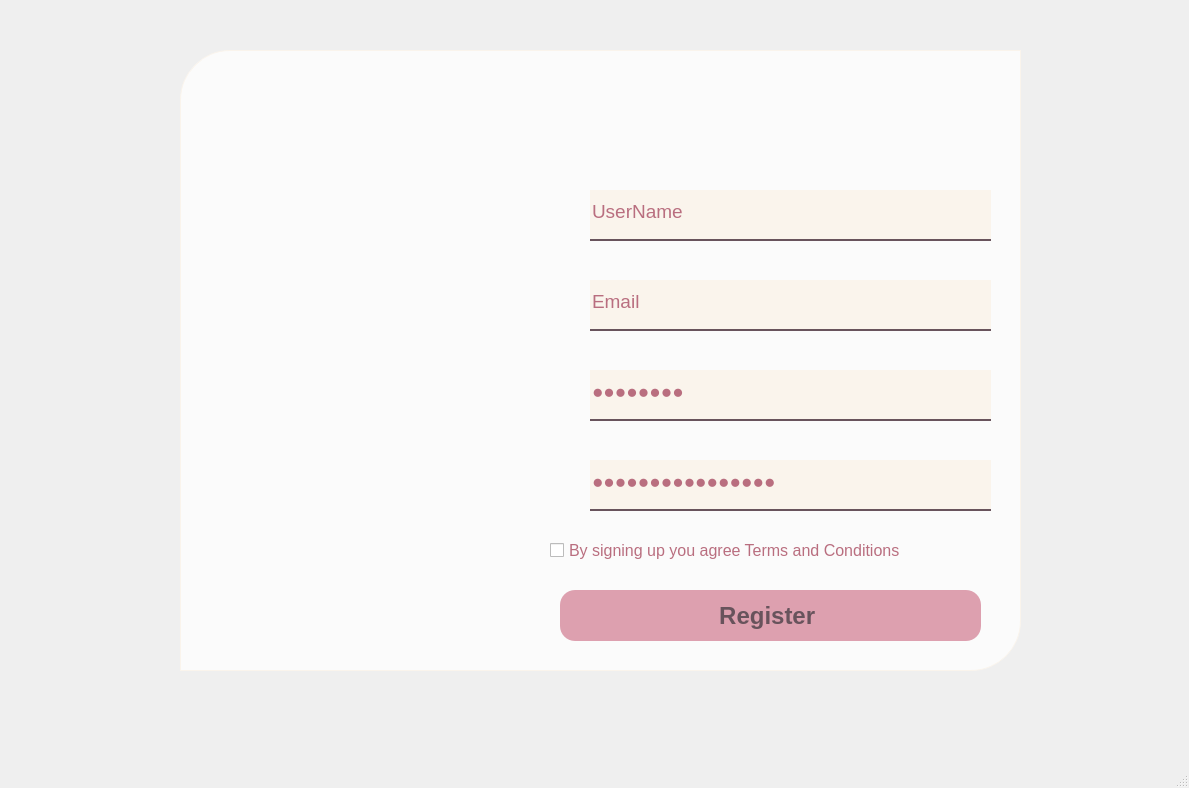
<?xml version="1.0" encoding="UTF-8"?>
<ui version="4.0">
 <class>Register</class>
 <widget class="QMainWindow" name="Register">
  <property name="geometry">
   <rect>
    <x>0</x>
    <y>0</y>
    <width>1189</width>
    <height>788</height>
   </rect>
  </property>
  <property name="maximumSize">
   <size>
    <width>1189</width>
    <height>788</height>
   </size>
  </property>
  <property name="windowTitle">
   <string>MainWindow</string>
  </property>
  <widget class="QWidget" name="centralwidget">
   <widget class="QLabel" name="label">
    <property name="geometry">
     <rect>
      <x>0</x>
      <y>-10</y>
      <width>1191</width>
      <height>751</height>
     </rect>
    </property>
    <property name="autoFillBackground">
     <bool>false</bool>
    </property>
    <property name="styleSheet">
     <string notr="true"/>
    </property>
    <property name="text">
     <string/>
    </property>
    <property name="pixmap">
     <pixmap>../images/Background.jpg</pixmap>
    </property>
    <property name="scaledContents">
     <bool>true</bool>
    </property>
   </widget>
   <widget class="QLabel" name="label_2">
    <property name="geometry">
     <rect>
      <x>180</x>
      <y>50</y>
      <width>351</width>
      <height>621</height>
     </rect>
    </property>
    <property name="autoFillBackground">
     <bool>false</bool>
    </property>
    <property name="styleSheet">
     <string notr="true"> border-top-left-radius: 50px;     
    border-top-right-radius: 0px;    
    border-bottom-left-radius: 0px;    
    border-bottom-right-radius: 0px;  

  </string>
    </property>
    <property name="text">
     <string/>
    </property>
    <property name="textFormat">
     <enum>Qt::PlainText</enum>
    </property>
    <property name="pixmap">
     <pixmap>../images/bgLogo.png</pixmap>
    </property>
    <property name="scaledContents">
     <bool>true</bool>
    </property>
    <property name="alignment">
     <set>Qt::AlignLeading|Qt::AlignLeft|Qt::AlignVCenter</set>
    </property>
    <property name="wordWrap">
     <bool>false</bool>
    </property>
   </widget>
   <widget class="QLabel" name="label_4">
    <property name="geometry">
     <rect>
      <x>180</x>
      <y>50</y>
      <width>841</width>
      <height>621</height>
     </rect>
    </property>
    <property name="styleSheet">
     <string notr="true">background-color: rgba(255, 255, 255, 192);
 
    padding: 10px;
 border: 1px solid #faf4ec; 
border-top-left-radius: 50px;
border-top-right-radius: 0px;      /* góc trên phải */
    border-bottom-left-radius: 0px;    /* góc dưới trái */
    border-bottom-right-radius: 50px;  /* góc dưới phải */</string>
    </property>
    <property name="text">
     <string/>
    </property>
   </widget>
   <widget class="QLineEdit" name="lineEditUserName">
    <property name="geometry">
     <rect>
      <x>590</x>
      <y>190</y>
      <width>401</width>
      <height>51</height>
     </rect>
    </property>
    <property name="font">
     <font>
      <pointsize>14</pointsize>
     </font>
    </property>
    <property name="styleSheet">
     <string notr="true">background-color: rgb(250, 244, 236);
    border: none;                                   /* Xóa viền mặc định */
    border-bottom:  2px solid rgba(104, 83, 92);
                         /* Màu chữ đen */
color: rgb(185, 110, 127);
    padding-bottom: 7px;                            /* Tạo khoảng cách giữa chữ và gạch */
</string>
    </property>
    <property name="text">
     <string>UserName</string>
    </property>
   </widget>
   <widget class="QLineEdit" name="lineEditPass">
    <property name="geometry">
     <rect>
      <x>590</x>
      <y>370</y>
      <width>401</width>
      <height>51</height>
     </rect>
    </property>
    <property name="font">
     <font>
      <pointsize>14</pointsize>
     </font>
    </property>
    <property name="styleSheet">
     <string notr="true">background-color: rgb(250, 244, 236);
    border: none;                                   /* Xóa viền mặc định */
    border-bottom:  2px solid rgba(104, 83, 92);
                         /* Màu chữ đen */
color: rgb(185, 110, 127);
    padding-bottom: 7px;                            /* Tạo khoảng cách giữa chữ và gạch */
</string>
    </property>
    <property name="text">
     <string>Password</string>
    </property>
    <property name="echoMode">
     <enum>QLineEdit::Password</enum>
    </property>
   </widget>
   <widget class="QPushButton" name="pushButtonRegister">
    <property name="geometry">
     <rect>
      <x>560</x>
      <y>590</y>
      <width>421</width>
      <height>51</height>
     </rect>
    </property>
    <property name="baseSize">
     <size>
      <width>0</width>
      <height>0</height>
     </size>
    </property>
    <property name="font">
     <font>
      <family>MS Shell Dlg 2</family>
      <pointsize>18</pointsize>
      <weight>75</weight>
      <italic>false</italic>
      <bold>true</bold>
     </font>
    </property>
    <property name="styleSheet">
     <string notr="true">color: rgb(104, 83, 92);
background-color: rgb(221, 160, 175);
border-radius: 15px;
font: 18pt &quot;MS Shell Dlg 2&quot;;
font-weight: bold;</string>
    </property>
    <property name="text">
     <string>Register </string>
    </property>
    <property name="iconSize">
     <size>
      <width>40</width>
      <height>40</height>
     </size>
    </property>
   </widget>
   <widget class="QLineEdit" name="lineEditEmail">
    <property name="geometry">
     <rect>
      <x>590</x>
      <y>280</y>
      <width>401</width>
      <height>51</height>
     </rect>
    </property>
    <property name="font">
     <font>
      <pointsize>14</pointsize>
     </font>
    </property>
    <property name="styleSheet">
     <string notr="true">background-color: rgb(250, 244, 236);
    border: none;                                   /* Xóa viền mặc định */
    border-bottom:  2px solid rgba(104, 83, 92);
                         /* Màu chữ đen */
color: rgb(185, 110, 127);
    padding-bottom: 7px;                            /* Tạo khoảng cách giữa chữ và gạch */
</string>
    </property>
    <property name="text">
     <string>Email</string>
    </property>
   </widget>
   <widget class="QLineEdit" name="lineEditConfirmPass">
    <property name="geometry">
     <rect>
      <x>590</x>
      <y>460</y>
      <width>401</width>
      <height>51</height>
     </rect>
    </property>
    <property name="font">
     <font>
      <pointsize>14</pointsize>
     </font>
    </property>
    <property name="styleSheet">
     <string notr="true">background-color: rgb(250, 244, 236);
    border: none;                                   /* Xóa viền mặc định */
    border-bottom:  2px solid rgba(104, 83, 92);
                         /* Màu chữ đen */
color: rgb(185, 110, 127);
    padding-bottom: 7px;                            /* Tạo khoảng cách giữa chữ và gạch */
</string>
    </property>
    <property name="text">
     <string>Confirm Password</string>
    </property>
    <property name="echoMode">
     <enum>QLineEdit::Password</enum>
    </property>
   </widget>
   <widget class="QLabel" name="label_5">
    <property name="geometry">
     <rect>
      <x>540</x>
      <y>200</y>
      <width>41</width>
      <height>41</height>
     </rect>
    </property>
    <property name="text">
     <string/>
    </property>
    <property name="pixmap">
     <pixmap>../images/ic_username.png</pixmap>
    </property>
    <property name="scaledContents">
     <bool>true</bool>
    </property>
   </widget>
   <widget class="QLabel" name="label_6">
    <property name="geometry">
     <rect>
      <x>540</x>
      <y>290</y>
      <width>41</width>
      <height>41</height>
     </rect>
    </property>
    <property name="text">
     <string/>
    </property>
    <property name="pixmap">
     <pixmap>../images/ic_email.png</pixmap>
    </property>
    <property name="scaledContents">
     <bool>true</bool>
    </property>
   </widget>
   <widget class="QLabel" name="labelPassword">
    <property name="geometry">
     <rect>
      <x>540</x>
      <y>370</y>
      <width>41</width>
      <height>51</height>
     </rect>
    </property>
    <property name="text">
     <string/>
    </property>
    <property name="pixmap">
     <pixmap>../images/ic_password.png</pixmap>
    </property>
    <property name="scaledContents">
     <bool>true</bool>
    </property>
   </widget>
   <widget class="QLabel" name="labelConfirmPassword">
    <property name="geometry">
     <rect>
      <x>540</x>
      <y>460</y>
      <width>41</width>
      <height>41</height>
     </rect>
    </property>
    <property name="text">
     <string/>
    </property>
    <property name="pixmap">
     <pixmap>../images/ic_confirmpass.png</pixmap>
    </property>
    <property name="scaledContents">
     <bool>true</bool>
    </property>
   </widget>
   <widget class="QCheckBox" name="checkBoxTerm">
    <property name="geometry">
     <rect>
      <x>550</x>
      <y>530</y>
      <width>441</width>
      <height>41</height>
     </rect>
    </property>
    <property name="font">
     <font>
      <pointsize>12</pointsize>
     </font>
    </property>
    <property name="styleSheet">
     <string notr="true">color: rgb(185, 110, 127);</string>
    </property>
    <property name="text">
     <string>By signing up you agree Terms and Conditions</string>
    </property>
   </widget>
   <widget class="QLabel" name="label_3">
    <property name="geometry">
     <rect>
      <x>600</x>
      <y>80</y>
      <width>351</width>
      <height>91</height>
     </rect>
    </property>
    <property name="text">
     <string/>
    </property>
    <property name="pixmap">
     <pixmap>../images/Register.png</pixmap>
    </property>
    <property name="scaledContents">
     <bool>true</bool>
    </property>
   </widget>
   <widget class="QLabel" name="labelBack">
    <property name="geometry">
     <rect>
      <x>30</x>
      <y>20</y>
      <width>51</width>
      <height>51</height>
     </rect>
    </property>
    <property name="focusPolicy">
     <enum>Qt::StrongFocus</enum>
    </property>
    <property name="text">
     <string/>
    </property>
    <property name="pixmap">
     <pixmap>../images/ic_back.png</pixmap>
    </property>
    <property name="scaledContents">
     <bool>true</bool>
    </property>
   </widget>
   <zorder>label</zorder>
   <zorder>label_4</zorder>
   <zorder>label_2</zorder>
   <zorder>lineEditUserName</zorder>
   <zorder>lineEditPass</zorder>
   <zorder>pushButtonRegister</zorder>
   <zorder>lineEditEmail</zorder>
   <zorder>lineEditConfirmPass</zorder>
   <zorder>label_5</zorder>
   <zorder>label_6</zorder>
   <zorder>labelPassword</zorder>
   <zorder>labelConfirmPassword</zorder>
   <zorder>checkBoxTerm</zorder>
   <zorder>label_3</zorder>
   <zorder>labelBack</zorder>
  </widget>
  <widget class="QMenuBar" name="menubar">
   <property name="geometry">
    <rect>
     <x>0</x>
     <y>0</y>
     <width>1189</width>
     <height>26</height>
    </rect>
   </property>
  </widget>
  <widget class="QStatusBar" name="statusbar"/>
 </widget>
 <resources/>
 <connections/>
</ui>
